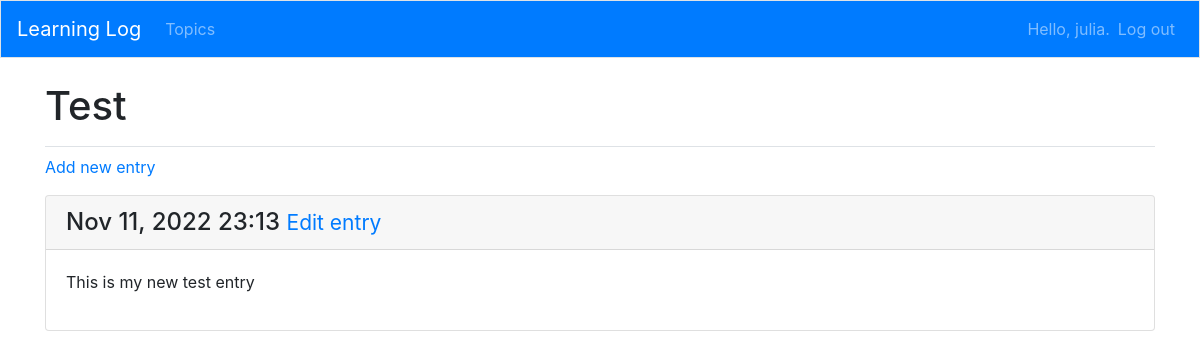
Screenshot of /topics/3/ (signed in) with the database file from the repository.
### learning_logs/models.py (models this page shows, shortened)
class Topic(models.Model):
    text = models.CharField(max_length=200)
    date_added = models.DateTimeField(auto_now_add=True)
    owner = models.ForeignKey(User, on_delete=models.CASCADE)
    def __str__(self):
        return self.text

class Entry(models.Model):
    topic = models.ForeignKey(Topic,on_delete=models.CASCADE)
    text = models.TextField()
    date_added = models.DateTimeField(auto_now_add=True)
    class Meta:
        verbose_name_plural = 'entries'

### learning_logs/views.py (the view)
# urls.py: path('topics/<int:topic_id>/', views.topic, name='topic'),
@login_required
def topic(request,topic_id):
    topic = get_object_or_404(Topic, id=topic_id)
    if topic.owner!= request.user:
        raise Http404
    entries = topic.entry_set.order_by('-date_added')
    context = {'topic':topic, 'entries':entries}
    return render(request,'learning_logs/topic.html', context)

### learning_logs/templates/learning_logs/topic.html
{% extends 'learning_logs/base.html' %}
{% block page_header %}
<h1>{{ topic }}</h1>
{% endblock page_header %}
{% block content %}
<p>
    <a href="{% url 'learning_logs:new_entry' topic.id %}">Add new entry</a>
</p>
{% for entry in entries %}
<div class="card mb-3">
    <h4 class="card-header">
        {{ entry.date_added | date:'M d, Y H:i' }}
        <small><a href="{% url 'learning_logs:edit_entry' entry.id %}">Edit entry</a></small>
    </h4>
    <div class="card-body">
        {{ entry.text | linebreaks }}
    </div>
</div>
{% empty %}
    <p>There are no entries for this topic yet.</p>
{% endfor %}
{% endblock content %}

### learning_logs/templates/learning_logs/navbar.html (shortened to what this page needs)
<nav class="navbar navbar-expand-md navbar-dark bg-primary mb-4 border">
    <a class="navbar-brand" href="{% url 'learning_logs:index'%}">
        Learning Log</a>
      <div class="collapse navbar-collapse" id="navbarCollapse">
        <ul class="navbar-nav mr-auto">
            <li class="nav-item">
                <a class="nav-link" href="{% url 'learning_logs:topics'%}">
                    Topics</a></li>
            </ul>
            <ul class="navbar-nav ml-auto">
            {% if user.is_authenticated %}
             <li class="nav-item">
                <span class="navbar-text">Hello, {{ user.username }}.</span>
             </li>
             <li class="nav-item">
               <a class="nav-link" href="{% url 'users:logout' %}">Log out</a>
             </li>
           {% else %}
             <li class="nav-item">
               <a class="nav-link" href="{% url 'users:register' %}">Register</a>
             </li>
             <li class="nav-item">
               <a class="nav-link" href="{% url 'users:login' %}">Log in</a></li>
           {% endif %}
         </ul>
        </div>
    </nav>

### rows the page displays
Topic: text "Test"
Entry: date_added "Nov 11, 2022 23:13", text "This is my new test entry"

### other values shown
{{ user.username }} "julia"
